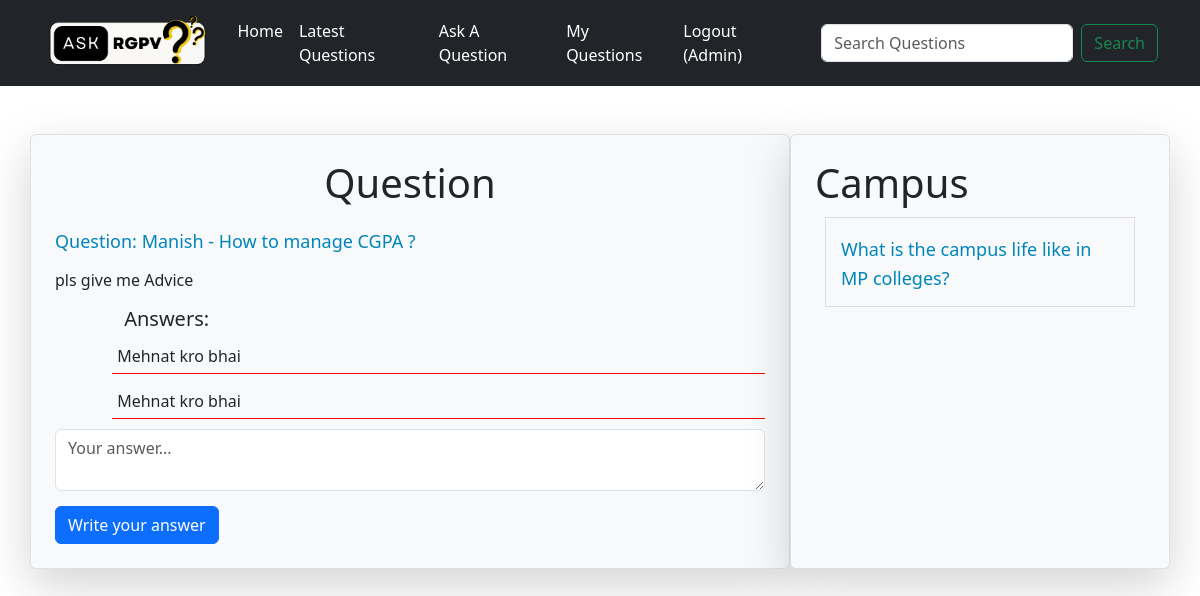
Screenshot of /?q-id=22 (signed in) with the database file from the repository.
### tables this page shows
CREATE TABLE `questions` (
  `id` int(10) NOT NULL,
  `title` varchar(100) NOT NULL,
  `description` varchar(300) NOT NULL,
  `category_id` int(10) NOT NULL,
  `user_id` int(10) NOT NULL
);

CREATE TABLE `answers` (
  `id` int(30) NOT NULL,
  `answer` varchar(300) NOT NULL,
  `question_id` int(10) NOT NULL,
  `user_id` int(10) NOT NULL
);

CREATE TABLE `category` (
  `id` int(30) NOT NULL,
  `name` varchar(100) NOT NULL
);

### client/question-details.php (the view, shortened to what this page needs)
<div class="container mt-5">
    <div class="row">
        <div class="col-md-8 col-12 p-4 border rounded shadow-lg bg-light">
            <h1 class="heading mb-4">Question</h1>
            <?php
                include("./common/db.php");
                $query="select * from questions where id =$qid";
                $result=$conn->query($query);
                $row=$result->fetch_assoc();
                $cid=$row['category_id'];
                echo "<h4 class='margin-bottom-15 question-title'>Question: ".$row['title']."</h4>
                      <p class='margin-bottom-15'>".$row['description']."</p>";
                include("answers.php");
            ?>
            <form action="./server/requests.php" method="post">
                <textarea name="answer" class="form-control margin-bottom-15" placeholder="Your answer..."></textarea>
                <button class="btn btn-primary">Write your answer</button>
            </form>
        </div>
        <div class="col-md-4 col-12 p-4 bg-light border rounded shadow-lg">
            <?php
                $categoryquery="select name from category where id=$cid";
                $categoryresult=$conn->query($categoryquery);
                $categoryRow=$categoryresult->fetch_assoc();
                echo "<h1>".ucfirst($categoryRow['name'])."</h1>";
                $query="select * from questions where category_id=$cid and id!=$qid";
                $result=$conn->query($query);
                foreach($result as $row){
                    $id=$row['id'];
                    $title=$row['title'];
                    echo "<div class='question-list'><h4><a href='?q-id=$id'>$title</a></h4></div>";
                }
            ?>
        </div>
    </div>
</div>

### client/answers.php
<div class="container">
    <div class="offset-sm-1">
    <h5>Answers: </h5>
    <?php
    $query="select * from answers where question_id=$qid";
    $result = $conn->query($query);
    foreach($result as $row){
        $answer=$row['answer'];
        echo "<div class='row'>
         <P class='answer-wrapper'>$answer</P>
        </div>";
    }
    ?>
    </div>
</div>

### public/style.css (style rules this page uses)
a { color: grey !important; }
.margin-bottom-15 { margin-bottom: 15px; }
.heading { text-align: center; }
.question-list { border: 1px solid #ddd; padding: 15px; margin: 10px; }
.question-list h4 { margin: 0; padding: 0; }
.question-list a, .question-title { font-size: 18px; text-decoration: none; color: rgb(0, 133, 186) !important; }
.answer-wrapper { border-bottom: 1px solid red; margin-bottom: 10px; padding: 5px; }

### rows the page displays
questions: title "Manish - How to manage CGPA ?", description "pls give me Advice"
answers: answer "Mehnat kro bhai"
answers: answer "Mehnat kro bhai"
category: name "Campus"
questions: title "What is the campus life like in MP colleges?"

### other values shown
$_SESSION['user']['username'] "Admin"
